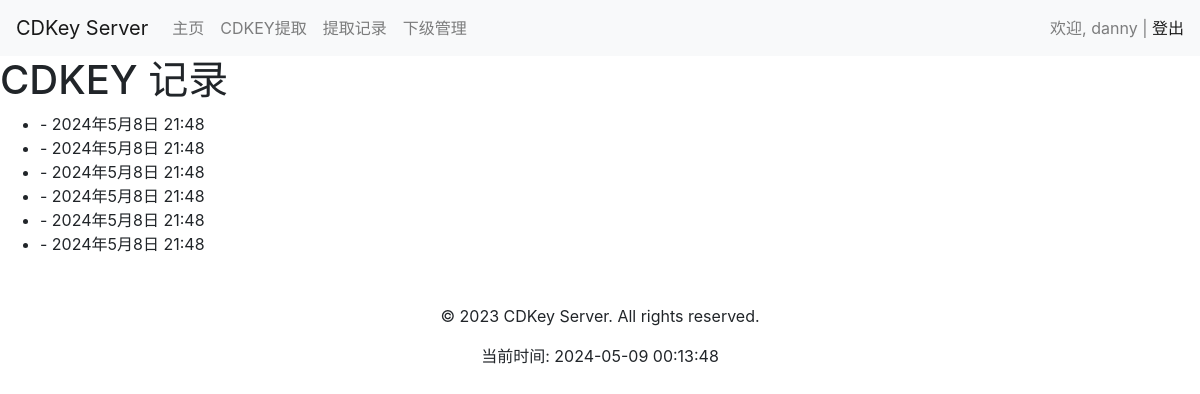
Before: /user/cdkey_record/ (signed in) with the older database file.
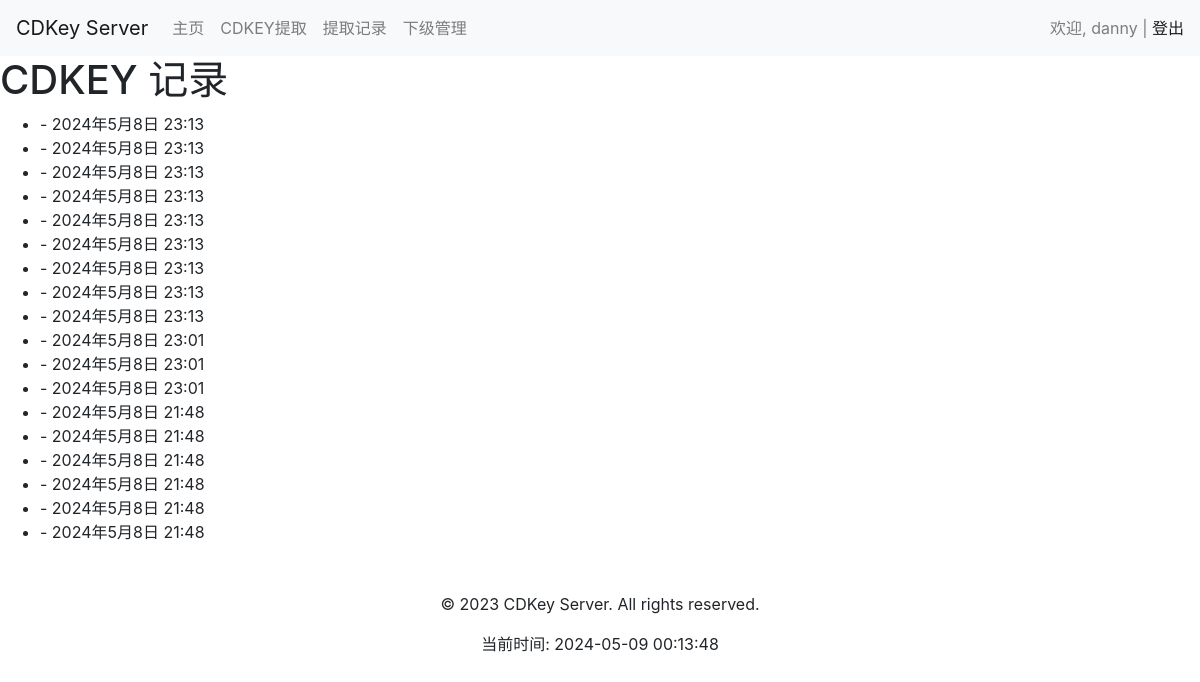
After: the same page with the newer database file.
### user/models.py (models this page shows, shortened)
class User(AbstractUser):
    USER_TYPE_CHOICES = (
        (1, '管理员'),
        (2, '一级代理'),
        (3, '二级代理'),
    )
    ROLE_CHOICES = (
        ('admin', '管理员'),
        ('agent', '代理'),
    )
    superior = models.ForeignKey('self', on_delete=models.SET_NULL, null=True, blank=True, related_name='subordinates', verbose_name='上级')
    role = models.CharField(max_length=50, choices=ROLE_CHOICES, default='agent', verbose_name='角色')
    user_type = models.SmallIntegerField(choices=USER_TYPE_CHOICES, default=3, verbose_name='用户类型')
    is_active = models.BooleanField(default=True,verbose_name='是否激活')
    monthly_quota = models.IntegerField(default=0,verbose_name='月度配额')
    day_quota = models.IntegerField(default=0, verbose_name='日配额')
    quota_updated_at = models.DateField(auto_now_add=True)
    class Meta:
        db_table = 'user'

class CDKey(models.Model):
    key = models.CharField(max_length=255, unique=True)
    expires_at = models.DateTimeField()
    created_at = models.DateTimeField(auto_now_add=True)
    created_by = models.ForeignKey(settings.AUTH_USER_MODEL, on_delete=models.CASCADE)
    used_by = models.ForeignKey(settings.AUTH_USER_MODEL, on_delete=models.SET_NULL, null=True, blank=True, related_name='used_cdkeys')

### user/views.py (the view)
# urls.py: path('cdkey_record/', views.cdkey_record, name='cdkey_record'),
@login_required
def cdkey_record(request):
    user = request.user
    records = CDKey.objects.filter(created_by=user).order_by('-created_at')
    context = {
        'records': records,
    }
    return render(request, 'user/cdkey_record.html', context)

### user/templates/user/cdkey_record.html
{% extends 'base.html' %}
{% block content %}
<h1>CDKEY 记录</h1>
<ul>
    {% for record in records %}
    <li>{{ record.cdkey }} - {{ record.created_at }}</li>
    {% endfor %}
</ul>
{% endblock %}

### user/templates/base.html (shortened to what this page needs)
<!DOCTYPE html>
<html lang="en">
<head>
    <link rel="stylesheet" href="https://stackpath.bootstrapcdn.com/bootstrap/4.5.2/css/bootstrap.min.css">
</head>
<body>
    <header>
        {% block header %}
        <nav class="navbar navbar-expand-lg navbar-light bg-light">
            <a class="navbar-brand" href="{% url 'user:user_home' %}">CDKey Server</a>
            <div class="collapse navbar-collapse" id="navbarNav">
                <ul class="navbar-nav">
                    <li class="nav-item">
                        <a class="nav-link" href="{% url 'user:user_home' %}">主页</a>
                    </li>
                    <li class="nav-item">
                        <a class="nav-link" href="{% url 'user:generate_cdkey' %}">CDKEY提取</a>
                    </li>
                    <li class="nav-item">
                        <a class="nav-link" href="{% url 'user:cdkey_record' %}">提取记录</a>
                    </li>
                    <li class="nav-item">
                        <a class="nav-link" href="{% url 'user:subordinate' %}">下级管理</a>
                    </li>
                </ul>
            </div>
            {% if user.is_authenticated %}
            <span class="navbar-text">
                欢迎, {{ user.username }} | <a href="{% url 'user:logout' %}">登出</a>
            </span>
            {% endif %}
        </nav>
        {% endblock %}
    </header>
    <main>
        {% block content %}{% endblock %}
    </main>
    <footer class="mt-5">
        {% block footer %}
        <div class="text-center">
            <p>&copy; 2023 CDKey Server. All rights reserved.</p>
            <p>当前时间: {% now "Y-m-d H:i:s" %}</p>
        </div>
        {% endblock %}
    </footer>
</body>
</html>

Changed rows visible on the page:
added CDKey: created_at "2024年5月8日 23:13"
added CDKey: created_at "2024年5月8日 23:13"
added CDKey: created_at "2024年5月8日 23:13"
added CDKey: created_at "2024年5月8日 23:13"
added CDKey: created_at "2024年5月8日 23:13"
added CDKey: created_at "2024年5月8日 23:13"
added CDKey: created_at "2024年5月8日 23:13"
added CDKey: created_at "2024年5月8日 23:13"
added CDKey: created_at "2024年5月8日 23:13"
added CDKey: created_at "2024年5月8日 23:01"
added CDKey: created_at "2024年5月8日 23:01"
added CDKey: created_at "2024年5月8日 23:01"
